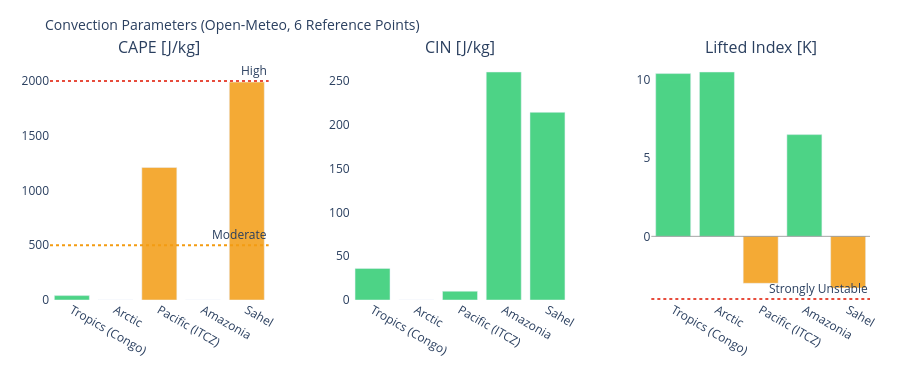

The cell this chart's notebook holds for it:
### Markdown cell above
---
## 3. Visualizations

### Code cell
# ============================================================
# CAPE / CIN / LIFTED INDEX – Convection potential
# ============================================================

if not df_atm.empty:
    fig = make_subplots(
        rows=1, cols=3,
        subplot_titles=['CAPE [J/kg]', 'CIN [J/kg]', 'Lifted Index [K]'],
        horizontal_spacing=0.1
    )
    pts = df_atm['point'].tolist()
    pt_colors = ['#E85D24','#185FA5','#888780','#378ADD','#639922','#F2A623']

    # CAPE – höher = mehr Gewitterpotential
    cape_vals = df_atm['cape'].fillna(0).tolist()
    cape_colors = ['#e74c3c' if v > 2000 else '#f39c12' if v > 500 else '#2ecc71'
                   for v in cape_vals]
    fig.add_trace(go.Bar(x=pts, y=cape_vals, marker_color=cape_colors,
                         opacity=0.85, showlegend=False), row=1, col=1)
    fig.add_hline(y=2000, line_dash='dot', line_color='#e74c3c',
                  annotation_text='High', row=1, col=1)
    fig.add_hline(y=500,  line_dash='dot', line_color='#f39c12',
                  annotation_text='Moderate', row=1, col=1)

    # CIN – negativer = stärker gedeckelt (weniger Auslöse)
    cin_vals = df_atm['cin'].fillna(0).tolist()
    cin_colors = ['#e74c3c' if v < -200 else '#f39c12' if v < -50 else '#2ecc71'
                  for v in cin_vals]
    fig.add_trace(go.Bar(x=pts, y=cin_vals, marker_color=cin_colors,
                         opacity=0.85, showlegend=False), row=1, col=2)

    # Lifted Index – negativ = instabil
    li_vals = df_atm['li'].fillna(0).tolist()
    li_colors = ['#e74c3c' if v < -4 else '#f39c12' if v < 0 else '#2ecc71'
                 for v in li_vals]
    fig.add_trace(go.Bar(x=pts, y=li_vals, marker_color=li_colors,
                         opacity=0.85, showlegend=False), row=1, col=3)
    fig.add_hline(y=0, line_color='gray', line_width=0.7, row=1, col=3)
    fig.add_hline(y=-4, line_dash='dot', line_color='#e74c3c',
                  annotation_text='Strongly Unstable', row=1, col=3)

    fig.update_layout(
        title=dict(text='Convection Parameters (Open-Meteo, 6 Reference Points)', font=dict(size=14)),
        height=380, plot_bgcolor='rgba(0,0,0,0)', paper_bgcolor='rgba(0,0,0,0)',
        margin=dict(l=50, r=30, t=60, b=80)
    )
    fig.update_xaxes(tickangle=30)
    fig.show()

### Figure 1 — Plotly figure (JSON) as saved in the notebook; plotly's stock layout.template omitted (floating-point values rounded to 4 significant figures)
{"data": [{"marker": {"color": ["#2ecc71", "#2ecc71", "#f39c12", "#2ecc71", "#f39c12"]}, "opacity": 0.85, "showlegend": false, "type": "bar", "x": ["Tropics (Congo)", "Arctic", "Pacific (ITCZ)", "Amazonia", "Sahel"], "xaxis": "x", "y": [40.0, 0.0, 1210.0, 0.0, 1990.0], "yaxis": "y"}, {"marker": {"color": ["#2ecc71", "#2ecc71", "#2ecc71", "#2ecc71", "#2ecc71"]}, "opacity": 0.85, "showlegend": false, "type": "bar", "x": ["Tropics (Congo)", "Arctic", "Pacific (ITCZ)", "Amazonia", "Sahel"], "xaxis": "x2", "y": [36.0, 0.0, 10.0, 260.0, 214.0], "yaxis": "y2"}, {"marker": {"color": ["#2ecc71", "#2ecc71", "#f39c12", "#2ecc71", "#f39c12"]}, "opacity": 0.85, "showlegend": false, "type": "bar", "x": ["Tropics (Congo)", "Arctic", "Pacific (ITCZ)", "Amazonia", "Sahel"], "xaxis": "x3", "y": [10.4, 10.5, -3.0, 6.5, -3.3], "yaxis": "y3"}], "layout": {"annotations": [{"font": {"size": 16}, "showarrow": false, "text": "CAPE [J/kg]", "x": 0.1333, "xanchor": "center", "xref": "paper", "y": 1.0, "yanchor": "bottom", "yref": "paper"}, {"font": {"size": 16}, "showarrow": false, "text": "CIN [J/kg]", "x": 0.5, "xanchor": "center", "xref": "paper", "y": 1.0, "yanchor": "bottom", "yref": "paper"}, {"font": {"size": 16}, "showarrow": false, "text": "Lifted Index [K]", "x": 0.8667, "xanchor": "center", "xref": "paper", "y": 1.0, "yanchor": "bottom", "yref": "paper"}, {"showarrow": false, "text": "High", "x": 1, "xanchor": "right", "xref": "x domain", "y": 2000, "yanchor": "bottom", "yref": "y"}, {"showarrow": false, "text": "Moderate", "x": 1, "xanchor": "right", "xref": "x domain", "y": 500, "yanchor": "bottom", "yref": "y"}, {"showarrow": false, "text": "Strongly Unstable", "x": 1, "xanchor": "right", "xref": "x3 domain", "y": -4, "yanchor": "bottom", "yref": "y3"}], "height": 380, "margin": {"b": 80, "l": 50, "r": 30, "t": 60}, "paper_bgcolor": "rgba(0,0,0,0)", "plot_bgcolor": "rgba(0,0,0,0)", "shapes": [{"line": {"color": "#e74c3c", "dash": "dot"}, "type": "line", "x0": 0, "x1": 1, "xref": "x domain", "y0": 2000, "y1": 2000, "yref": "y"}, {"line": {"color": "#f39c12", "dash": "dot"}, "type": "line", "x0": 0, "x1": 1, "xref": "x domain", "y0": 500, "y1": 500, "yref": "y"}, {"line": {"color": "gray", "width": 0.7}, "type": "line", "x0": 0, "x1": 1, "xref": "x3 domain", "y0": 0, "y1": 0, "yref": "y3"}, {"line": {"color": "#e74c3c", "dash": "dot"}, "type": "line", "x0": 0, "x1": 1, "xref": "x3 domain", "y0": -4, "y1": -4, "yref": "y3"}], "title": {"font": {"size": 14}, "text": "Convection Parameters (Open-Meteo, 6 Reference Points)"}, "xaxis": {"anchor": "y", "domain": [0.0, 0.2667], "tickangle": 30}, "xaxis2": {"anchor": "y2", "domain": [0.3667, 0.6333], "tickangle": 30}, "xaxis3": {"anchor": "y3", "domain": [0.7333, 1.0], "tickangle": 30}, "yaxis": {"anchor": "x", "domain": [0.0, 1.0]}, "yaxis2": {"anchor": "x2", "domain": [0.0, 1.0]}, "yaxis3": {"anchor": "x3", "domain": [0.0, 1.0]}}}
